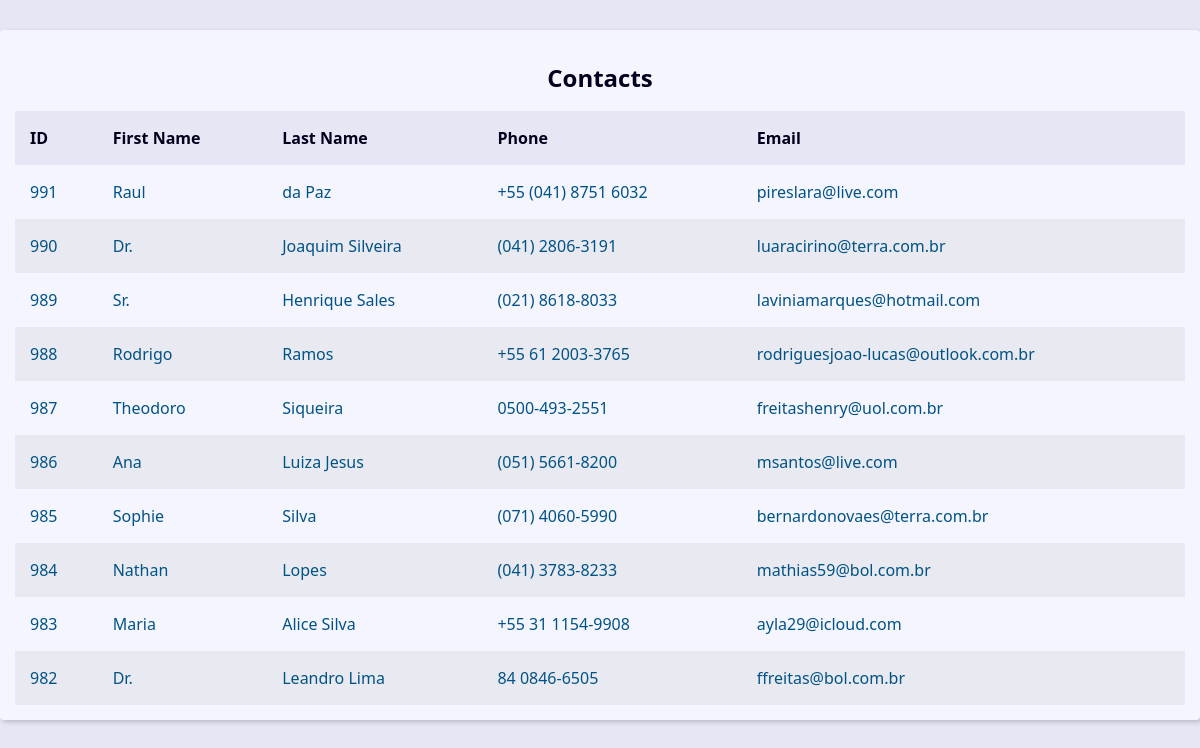
The page / on the database its author committed.
### contact/models.py (models this page shows, shortened)
class Contact(models.Model):
	first_name = models.CharField(max_length=50)
	last_name = models.CharField(max_length=50, blank=True)
	phone = models.CharField(max_length=50)
	email = models.EmailField(max_length=50, blank=True)
	created_date = models.DateTimeField(default=timezone.now)
	description = models.TextField(blank=True)
	show = models.BooleanField(default=True)
	picture = models.ImageField(blank=True, upload_to='pictures/%Y/%m')
	category = models.ForeignKey(
		Category,
		on_delete=models.SET_NULL,
		blank=True, null=True,
	)
	owner = models.ForeignKey(
		User,
		on_delete=models.SET_NULL,
		blank=True, null=True
	)

### contact/views/contact_views.py (the view)
# urls.py: path('', views.index, name='index'),
def index(request):
	contacts = Contact.objects \
		.filter(show=True) \
		.order_by('-id')[10:20]
	print(contacts.query)
	context = {
		'contacts': contacts,
	}
	return render(
		request,
		'contact/index.html',
		context,
	)

### contact/templates/contact/index.html
{% extends "global/base.html" %}
{% block content %}
	<div class='responsive-table'>
		<table class='contacts-table'>
			<caption class="table-caption ">
				Contacts
			</caption>
		<thead>
			<tr class="table-row table-row-header">
				<th class="table-header">ID</th>
				<th class="table-header">First Name</th>
				<th class="table-header">Last Name</th>
				<th class="table-header">Phone</th>
				<th class="table-header">Email</th>
			</tr>
		</thead>
		<tbody>
			{% for contact in contacts %}
				<tr class='table-row'>
					<td class='table-cel'>
						<a class='table-link' href='#'>
							{{ contact.id }}
						</a>
					</td>
					<td class='table-cel'>
						<a class='table-link' href='#'>
							{{ contact.first_name }}
						</a>
					</td>
					<td class='table-cel'>
						<a class='table-link' href='#'>
							{{ contact.last_name }}
						</a>
					</td>
					<td class='table-cel'>
						<a class='table-link' href='#'>
							{{ contact.phone }}
						</a>
					</td>
					<td class='table-cel'>
						<a class='table-link' href='#'>
							{{ contact.email }}
						</a>
					</td>
				</tr>
			{% endfor %}
		</tbody>
		</table>
	</div>
{% endblock content %}

### base_static/global/css/style.css (style rules this page uses)
:root { --spacing: 1.5rem; --link-dark-color: rgb(0, 83, 134); --link-light-color: rgb(156, 217, 255); --clr-white: rgb(245, 245, 255); --clr-black: rgb(0, 0, 30); --clr-light-gray: rgb(230, 230, 245); --clr-dark-shadow-5: rgba(0, 0, 10, 5%); --clr-dark-shadow-10: rgba(0, 0, 10, 10%); --clr-dark-shadow-20: rgba(0, 0, 10, 20%); --clr-light-shadow-5: rgba(200, 200, 255, 5%); --clr-light-shadow-10: rgba(200, 200, 255, 10%); --clr-light-shadow-20: rgba(200, 200, 255, 20%); --main-page-width: 120rem; --table-min-width: 60rem; --biggest-font-size: 5rem; --bigger-font-size: 4rem; --big-font-size: 3.2rem; --medium-font-size: 2.4rem; --small-font-size: 1.6rem; --smaller-font-size: 1.4rem; --smallest-font-size: 1.2rem; --transition-fast: 300ms; --transition-medium: 600ms; --transition-slow: 1s; --default-border-radius: 4px; }
*, *::before, *::after { margin: 0; padding: 0; box-sizing: border-box; }
html { font-size: 62.5%; }
body { font-family: system-ui, -apple-system, BlinkMacSystemFont, 'Segoe UI', Roboto, Oxygen, Ubuntu, Cantarell, 'Open Sans', 'Helvetica Neue', sans-serif; line-height: 1.5; font-size: var(--small-font-size); color: var(--clr-black); -webkit-font-smoothing: antialiased; background: var(--clr-light-gray); }
.responsive-table { width: 100%; overflow-x: auto; }
.contacts-table { width: 100%; min-width: var(--table-min-width); border-collapse: collapse; }
.table-caption { font-size: var(--medium-font-size); font-weight: bold; padding: var(--spacing); }
.table-row { text-align: left; text-overflow: ellipsis; transition: background-color var(--transition-fast) ease-in-out; }
.table-row:nth-of-type(2n) { background: var(--clr-dark-shadow-5); }
.table-row-header { background: var(--clr-light-gray); color: var(--clr-black); }
.table-cel, .table-header { padding: var(--spacing); }
.table-link { color: var(--link-dark-color); transition: color var(--transition-fast) ease-in-out; text-decoration: none; }

### rows shown on the page
Contact: id "991", first_name "Raul", last_name "da Paz", phone "+55 (041) 8751 6032", email "pireslara@live.com"
Contact: id "990", first_name "Dr.", last_name "Joaquim Silveira", phone "(041) 2806-3191", email "luaracirino@terra.com.br"
Contact: id "989", first_name "Sr.", last_name "Henrique Sales", phone "(021) 8618-8033", email "laviniamarques@hotmail.com"
Contact: id "988", first_name "Rodrigo", last_name "Ramos", phone "+55 61 2003-3765", email "rodriguesjoao-lucas@outlook.com.br"
Contact: id "987", first_name "Theodoro", last_name "Siqueira", phone "0500-493-2551", email "freitashenry@uol.com.br"
Contact: id "986", first_name "Ana", last_name "Luiza Jesus", phone "(051) 5661-8200", email "msantos@live.com"
Contact: id "985", first_name "Sophie", last_name "Silva", phone "(071) 4060-5990", email "bernardonovaes@terra.com.br"
Contact: id "984", first_name "Nathan", last_name "Lopes", phone "(041) 3783-8233", email "mathias59@bol.com.br"
Contact: id "983", first_name "Maria", last_name "Alice Silva", phone "+55 31 1154-9908", email "ayla29@icloud.com"
Contact: id "982", first_name "Dr.", last_name "Leandro Lima", phone "84 0846-6505", email "ffreitas@bol.com.br"
